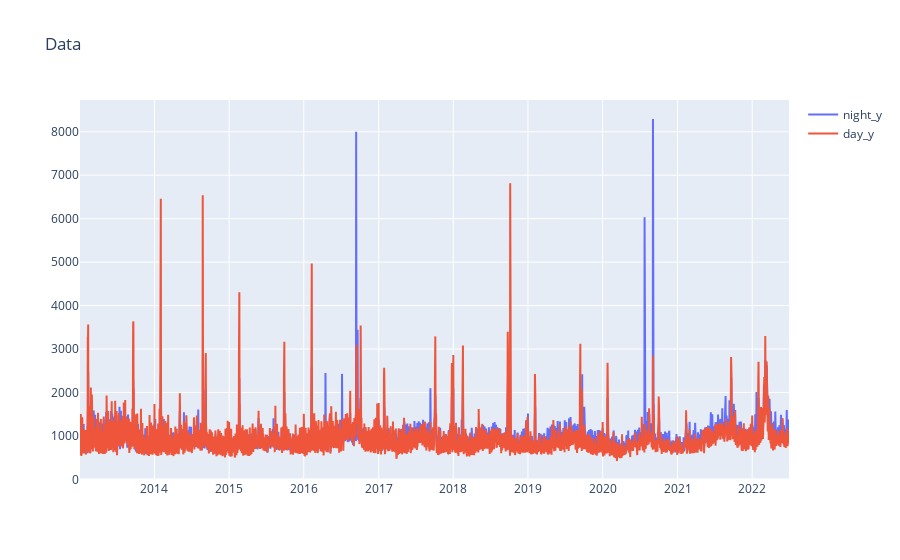

The cell this chart's notebook holds for it:
### Markdown cell above
시각화를 위한 `plotly` 라이브러리 설치

### Code cell
import plotly.graph_objects as go
from plotly.subplots import make_subplots

dates = data["date"].to_list()
night_y = data["night_y"].to_list()
day_y = data["day_y"].to_list()

fig = make_subplots(rows=1, cols=1)
fig.update_layout(title_text=f"Data")

fig.add_trace(go.Scatter(x=dates, y=night_y, name="night_y"), row=1, col=1)
fig.add_trace(go.Scatter(x=dates, y=day_y, name="day_y"), row=1, col=1)
fig.show()

### Figure 1 — Plotly figure (JSON) as saved in the notebook; plotly's stock layout.template omitted (floating-point values rounded to 4 significant figures; data arrays with more than 128 entries replaced by an {"elided": "..."} marker saying what was removed)
{"data": [{"name": "night_y", "type": "scatter", "x": {"elided": "3467 str values"}, "xaxis": "x", "y": {"elided": "3467 int values"}, "yaxis": "y"}, {"name": "day_y", "type": "scatter", "x": {"elided": "3467 str values"}, "xaxis": "x", "y": {"elided": "3467 int values"}, "yaxis": "y"}], "layout": {"title": {"text": "Data"}, "xaxis": {"anchor": "y", "domain": [0, 1]}, "yaxis": {"anchor": "x", "domain": [0, 1]}}}
